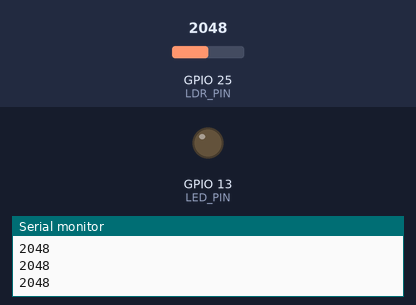
Simulated run of this sketch. Board: ESP32. On the bench: output pins drawn as LEDs (lit = HIGH), the last lines printed to the serial monitor. The test bench sets the inputs (shaded band); at power-on: GPIO 25 (LDR_PIN) = 2048.

Above: at 1.2 s.
1.3 s: GPIO 25 (LDR_PIN) set to 542
2.8 s: GPIO 25 (LDR_PIN) set to 480
At 3.4 s:
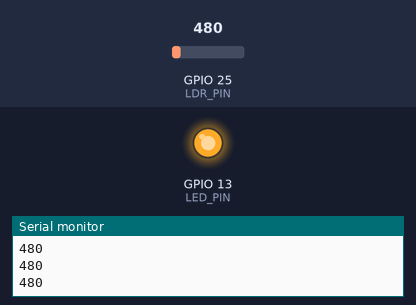
4.3 s: GPIO 25 (LDR_PIN) set to 1228
At 4.7 s:
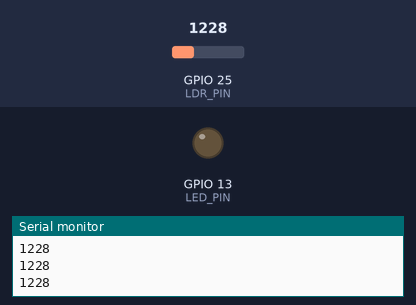
5.8 s: GPIO 25 (LDR_PIN) set to 491
At 7.1 s:
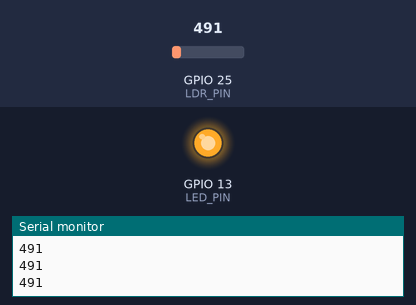
Timing chart, 0 to 8.3 s (numbered marks = the images above; inputs shaded):
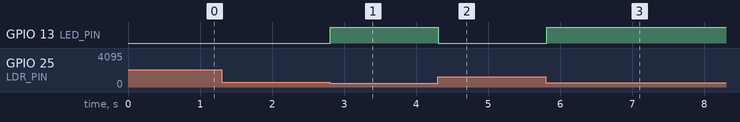

The sketch:

LDRandLED.ino
```cpp
#define LDR_PIN 25      // Analog pin connected to LDR
#define LED_PIN 13      // Digital pin connected to LED

const int threshold = 500; // Adjust this value based on your environment

void setup() {
    pinMode(LED_PIN, OUTPUT);
    pinMode(LDR_PIN, INPUT);
    Serial.begin(9600);
}

void loop() {
    int ldrValue = analogRead(LDR_PIN);
    Serial.println(ldrValue);

    if (ldrValue < threshold) {
        digitalWrite(LED_PIN, HIGH); // Turn LED ON if it's dark
    } else {
        digitalWrite(LED_PIN, LOW);  // Turn LED OFF if it's bright
    }

    delay(100);
}
```

Measured:
- the behaviour switches between 500 and 499 on GPIO 25 (LDR_PIN) (found by bisection; images 0 and 1)
- after the input at 2.8 s, GPIO 13 (LED_PIN): LOW → HIGH at once
- after the input at 4.3 s, GPIO 13 (LED_PIN): HIGH → LOW at once
- after the input at 5.8 s, GPIO 13 (LED_PIN): LOW → HIGH at once
